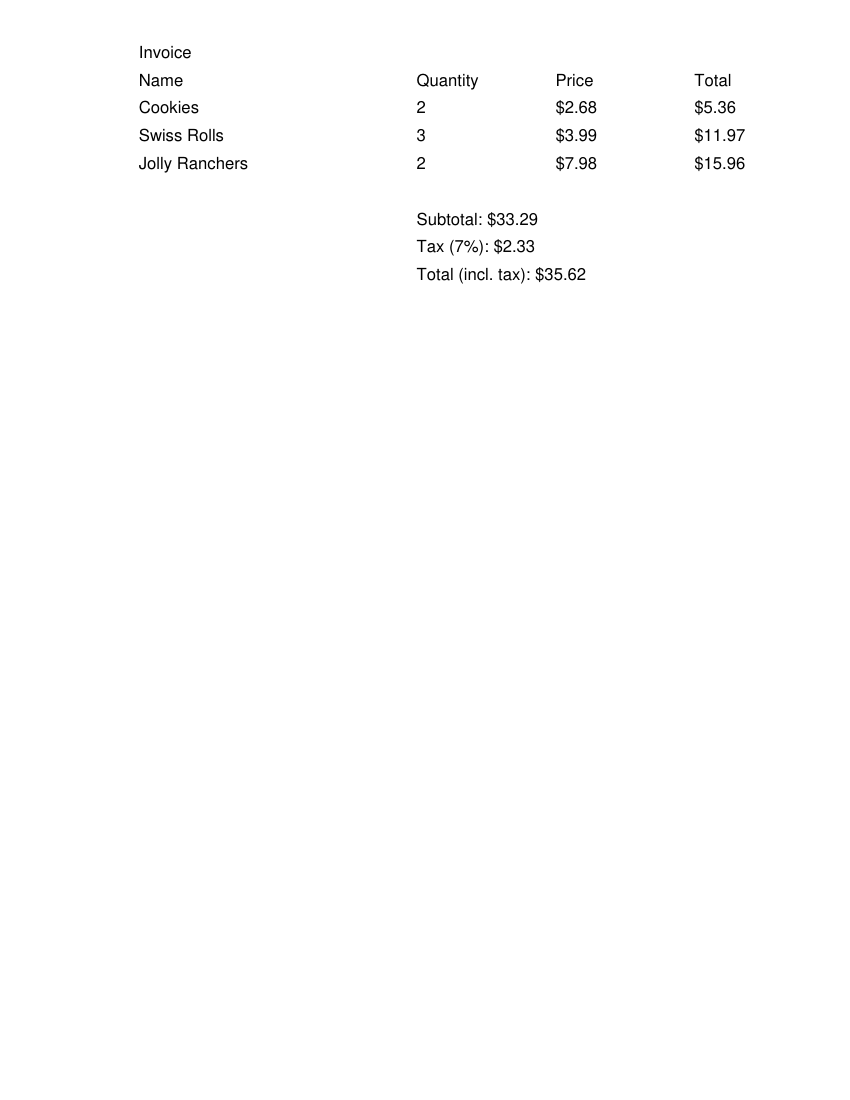

Source code (Python):
from io import BytesIO
from reportlab.lib.pagesizes import letter
from reportlab.pdfgen import canvas


def generate_invoice(items):
    buffer = BytesIO()  # Create a BytesIO buffer to store the PDF content
    c = canvas.Canvas(buffer, pagesize=letter)

    # Define content
    title = "Invoice"
    header = ["Name", "Quantity", "Price", "Total"]
    content = [[item[0], str(item[1]), "${:.2f}".format(
        item[2]), "${:.2f}".format(item[1] * item[2])] for item in items]

    # Define column widths
    col_widths = [200, 100, 100, 100]

    # Write content to PDF
    c.drawString(100, 750, title)

    # Write header
    y = 730
    for i, column in enumerate(header):
        c.drawString(100 + sum(col_widths[:i]), y, column)

    # Write content
    y -= 20
    subtotal = 0
    for row in content:
        for i, cell in enumerate(row):
            c.drawString(100 + sum(col_widths[:i]), y, cell)
            if i == 3:  # Total column
                subtotal += float(cell.replace("$", ""))
        y -= 20

    # Calculate subtotal
    subtotal_text = f"Subtotal: ${subtotal:.2f}"
    c.drawString(300, y - 20, subtotal_text)

    # Calculate tax (7%)
    tax_rate = 0.07
    tax = subtotal * tax_rate
    tax_text = f"Tax (7%): ${tax:.2f}"
    c.drawString(300, y - 40, tax_text)

    # Calculate total including tax
    total_with_tax = subtotal + tax
    total_text = f"Total (incl. tax): ${total_with_tax:.2f}"
    c.drawString(300, y - 60, total_text)

    c.save()

    # Get the PDF content from the buffer and return it as a bytes object
    pdf_content = buffer.getvalue()
    buffer.close()
    return pdf_content


def print_invoice(items):
    print("Invoice:")
    print("{:<20} {:<10} {:<10} {:<10}".format(
        "Name", "Quantity", "Price", "Total"))
    subtotal = 0
    for item in items:
        item_name, quantity, price = item
        total_price = quantity * price
        subtotal += total_price
        # Adjust spacing based on the length of the item name
        name_spacing = max(0, 20 - len(item_name))
        print("{:<20} {:<10} ${:<8.2f} ${:<9.2f}".format(
            item_name, quantity, price, total_price))

    # Calculate subtotal
    subtotal_formatted = "${:.2f}".format(subtotal)
    print(f"Subtotal: {subtotal_formatted}")

    # Calculate tax (7%)
    tax_rate = 0.07
    tax = subtotal * tax_rate
    tax_formatted = "${:.2f}".format(tax)
    print(f"Tax (7%): {tax_formatted}")

    # Calculate total including tax
    total_with_tax = subtotal + tax
    total_with_tax_formatted = "${:.2f}".format(total_with_tax)
    print(f"Total (incl. tax): {total_with_tax_formatted}")


def get_items():
    items = []
    while True:
        name = input(
            "Enter item name ('done' to finish, 'list' to print invoice to the console): ")
        if name.lower() == 'done':
            break
        elif name.lower() == 'list':
            # Print the current invoice to the console
            if not items:
                print("No items added to the invoice yet.")
            else:
                print_invoice(items)
        else:
            quantity = int(input("Enter quantity: "))
            price = float(input("Enter price: $"))
            # Append a tuple with three elements
            items.append((name, quantity, price))
    return items


def main():
    items = get_items()

    # Generate the invoice
    invoice_content = generate_invoice(items)

    # Save the invoice to a file
    with open("invoice.pdf", "wb") as f:
        f.write(invoice_content)


if __name__ == "__main__":
    main()
